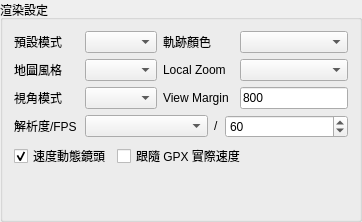
         <widget class="QGroupBox" name="groupBox_settings_2">
          <property name="sizePolicy">
           <sizepolicy hsizetype="Preferred" vsizetype="Expanding">
            <horstretch>0</horstretch>
            <verstretch>0</verstretch>
           </sizepolicy>
          </property>
          <property name="minimumSize">
           <size>
            <width>0</width>
            <height>0</height>
           </size>
          </property>
          <property name="maximumSize">
           <size>
            <width>16777215</width>
            <height>16777215</height>
           </size>
          </property>
          <property name="title">
           <string>渲染設定</string>
          </property>
          <layout class="QGridLayout" name="gridLayout_2">
           <item row="1" column="0" colspan="2">
            <layout class="QHBoxLayout" name="horizontalLayout_2">
             <item>
              <widget class="QLabel" name="lbl_resolution_2">
               <property name="sizePolicy">
                <sizepolicy hsizetype="Fixed" vsizetype="Fixed">
                 <horstretch>0</horstretch>
                 <verstretch>0</verstretch>
                </sizepolicy>
               </property>
               <property name="minimumSize">
                <size>
                 <width>65</width>
                 <height>0</height>
                </size>
               </property>
               <property name="toolTip">
                <string>用途：選擇輸出影片的解析度尺寸與畫面比例（9:16, 16:9, 1:1 等）。</string>
               </property>
               <property name="text">
                <string>解析度/FPS</string>
               </property>
              </widget>
             </item>
             <item>
              <widget class="QComboBox" name="combo_resolution_2">
               <property name="sizePolicy">
                <sizepolicy hsizetype="Preferred" vsizetype="Fixed">
                 <horstretch>0</horstretch>
                 <verstretch>0</verstretch>
                </sizepolicy>
               </property>
               <property name="minimumSize">
                <size>
                 <width>0</width>
                 <height>0</height>
                </size>
               </property>
               <property name="toolTip">
                <string>用途：選擇輸出影片的解析度尺寸與畫面比例（9:16, 16:9, 1:1 等）。</string>
               </property>
              </widget>
             </item>
             <item>
              <widget class="QLabel" name="label">
               <property name="sizePolicy">
                <sizepolicy hsizetype="Fixed" vsizetype="Fixed">
                 <horstretch>0</horstretch>
                 <verstretch>0</verstretch>
                </sizepolicy>
               </property>
               <property name="text">
                <string>/</string>
               </property>
              </widget>
             </item>
             <item>
              <widget class="QSpinBox" name="spin_fps">
               <property name="sizePolicy">
                <sizepolicy hsizetype="Preferred" vsizetype="Fixed">
                 <horstretch>0</horstretch>
                 <verstretch>0</verstretch>
                </sizepolicy>
               </property>
               <property name="minimumSize">
                <size>
                 <width>0</width>
                 <height>0</height>
                </size>
               </property>
               <property name="maximumSize">
                <size>
                 <width>16777215</width>
                 <height>16777215</height>
                </size>
               </property>
               <property name="toolTip">
                <string>用途：設定輸出影片每秒包含多少幀（預設 60 FPS）。</string>
               </property>
               <property name="value">
                <number>60</number>
               </property>
              </widget>
             </item>
            </layout>
           </item>
           <item row="0" column="0">
            <layout class="QVBoxLayout" name="verticalLayout_4">
             <item>
              <layout class="QHBoxLayout" name="horizontalLayout_9">
               <item>
                <widget class="QLabel" name="lbl_profile_2">
                 <property name="minimumSize">
                  <size>
                   <width>65</width>
                   <height>0</height>
                  </size>
                 </property>
                 <property name="toolTip">
                  <string>用途：一次套用一組解析度、Local Zoom、bitrate、NVENC preset、Workers 與 Chunks/Worker。</string>
                 </property>
                 <property name="text">
                  <string>預設模式</string>
                 </property>
                </widget>
               </item>
               <item>
                <widget class="QComboBox" name="combo_profile_2">
                 <property name="sizePolicy">
                  <sizepolicy hsizetype="Expanding" vsizetype="Fixed">
                   <horstretch>0</horstretch>
                   <verstretch>0</verstretch>
                  </sizepolicy>
                 </property>
                 <property name="toolTip">
                  <string>用途：一次套用一組解析度、Local Zoom、bitrate、NVENC preset、Workers 與 Chunks/Worker。</string>
                 </property>
                </widget>
               </item>
              </layout>
             </item>
             <item>
              <layout class="QHBoxLayout" name="horizontalLayout_11">
               <item>
                <widget class="QLabel" name="lbl_map_style_2">
                 <property name="minimumSize">
                  <size>
                   <width>65</width>
                   <height>0</height>
                  </size>
                 </property>
                 <property name="toolTip">
                  <string>用途：決定影片主畫面與結尾 overview 使用的底圖樣式。
建議：深色路線可用 DarkMatter，道路細節可用 Voyager，衛星圖資訊量最高。</string>
                 </property>
                 <property name="text">
                  <string>地圖風格</string>
                 </property>
                </widget>
               </item>
               <item>
                <widget class="QComboBox" name="combo_map_style_2">
                 <property name="sizePolicy">
                  <sizepolicy hsizetype="Expanding" vsizetype="Fixed">
                   <horstretch>0</horstretch>
                   <verstretch>0</verstretch>
                  </sizepolicy>
                 </property>
                 <property name="toolTip">
                  <string>用途：決定影片主畫面與結尾 overview 使用的底圖樣式。
建議：深色路線可用 DarkMatter，道路細節可用 Voyager，衛星圖資訊量最高。</string>
                 </property>
                </widget>
               </item>
              </layout>
             </item>
             <item>
              <layout class="QHBoxLayout" name="horizontalLayout_10">
               <item>
                <widget class="QLabel" name="lbl_camera_mode_2">
                 <property name="minimumSize">
                  <size>
                   <width>65</width>
                   <height>0</height>
                  </size>
                 </property>
                 <property name="toolTip">
                  <string>用途：決定路線動畫的鏡頭視角朝向與 3D 地形透視。
• 正北朝上 (North-Up)
• 跟隨行進方向 (Heading-Up)
• 3D 真地形 (3D-Terrain)</string>
                 </property>
                 <property name="text">
                  <string>視角模式</string>
                 </property>
                </widget>
               </item>
               <item>
                <widget class="QComboBox" name="combo_camera_mode_2">
                 <property name="sizePolicy">
                  <sizepolicy hsizetype="Expanding" vsizetype="Fixed">
                   <horstretch>0</horstretch>
                   <verstretch>0</verstretch>
                  </sizepolicy>
                 </property>
                 <property name="toolTip">
                  <string>用途：決定路線動畫的鏡頭視角朝向與 3D 地形透視。
• 正北朝上 (North-Up)
• 跟隨行進方向 (Heading-Up)
• 3D 真地形 (3D-Terrain)</string>
                 </property>
                </widget>
               </item>
              </layout>
             </item>
            </layout>
           </item>
           <item row="2" column="0" colspan="2">
            <layout class="QHBoxLayout" name="horizontalLayout_6">
             <item>
              <widget class="QCheckBox" name="chk_dynamic_speed_zoom">
               <property name="toolTip">
                <string>用途：根據當前 GPX 騎乘速度動態縮放鏡頭（高速拉遠、低速拉近），如同車用導航視覺效果。</string>
               </property>
               <property name="text">
                <string>速度動態鏡頭</string>
               </property>
               <property name="checked">
                <bool>true</bool>
               </property>
              </widget>
             </item>
             <item>
              <widget class="QCheckBox" name="chk_real_speed_2">
               <property name="toolTip">
                <string>用途：控制騎乘動畫在路線上的移動速度模式（等速 vs 實際 GPS 速度）。</string>
               </property>
               <property name="text">
                <string>跟隨 GPX 實際速度</string>
               </property>
              </widget>
             </item>
             <item>
              <spacer name="horizontalSpacer_2">
               <property name="orientation">
                <enum>Qt::Orientation::Horizontal</enum>
               </property>
               <property name="sizeHint" stdset="0">
                <size>
                 <width>40</width>
                 <height>20</height>
                </size>
               </property>
              </spacer>
             </item>
            </layout>
           </item>
           <item row="0" column="1">
            <layout class="QVBoxLayout" name="verticalLayout_23">
             <item>
              <layout class="QHBoxLayout" name="horizontalLayout_8">
               <item>
                <widget class="QLabel" name="lbl_track_color_2">
                 <property name="minimumSize">
                  <size>
                   <width>71</width>
                   <height>0</height>
                  </size>
                 </property>
                 <property name="toolTip">
                  <string>用途：控制主畫面軌跡線條與升降彩帶的配色風格。
• 海拔動態漸層
• 亮綠、黃、紅單色
• 騎乘速度漸層</string>
                 </property>
                 <property name="text">
                  <string>軌跡顏色</string>
                 </property>
                </widget>
               </item>
               <item>
                <widget class="QComboBox" name="combo_track_color_2">
                 <property name="sizePolicy">
                  <sizepolicy hsizetype="Expanding" vsizetype="Fixed">
                   <horstretch>0</horstretch>
                   <verstretch>0</verstretch>
                  </sizepolicy>
                 </property>
                 <property name="toolTip">
                  <string>用途：控制主畫面軌跡線條與升降彩帶的配色風格。
• 海拔動態漸層
• 亮綠、黃、紅單色
• 騎乘速度漸層</string>
                 </property>
                </widget>
               </item>
              </layout>
             </item>
             <item>
              <layout class="QHBoxLayout" name="horizontalLayout_14">
               <item>
                <widget class="QLabel" name="lbl_local_zoom">
                 <property name="minimumSize">
                  <size>
                   <width>71</width>
                   <height>0</height>
                  </size>
                 </property>
                 <property name="toolTip">
                  <string>用途：決定主動畫局部底圖下載的地圖縮放層級（預設 17 或 auto）。</string>
                 </property>
                 <property name="text">
                  <string>Local Zoom</string>
                 </property>
                </widget>
               </item>
               <item>
                <widget class="QComboBox" name="combo_local_zoom">
                 <property name="sizePolicy">
                  <sizepolicy hsizetype="Expanding" vsizetype="Fixed">
                   <horstretch>0</horstretch>
                   <verstretch>0</verstretch>
                  </sizepolicy>
                 </property>
                 <property name="minimumSize">
                  <size>
                   <width>0</width>
                   <height>0</height>
                  </size>
                 </property>
                 <property name="maximumSize">
                  <size>
                   <width>16777215</width>
                   <height>16777215</height>
                  </size>
                 </property>
                 <property name="toolTip">
                  <string>用途：決定主動畫局部底圖下載的地圖縮放層級（預設 17 或 auto）。</string>
                 </property>
                </widget>
               </item>
              </layout>
             </item>
             <item>
              <layout class="QHBoxLayout" name="horizontalLayout_13">
               <item>
                <widget class="QLabel" name="lbl_view_margin">
                 <property name="minimumSize">
                  <size>
                   <width>71</width>
                   <height>0</height>
                  </size>
                 </property>
                 <property name="toolTip">
                  <string>用途：控制主動畫鏡頭在摩托車位置周圍一次看多大的實際地理範圍（公尺，預設 1600）。</string>
                 </property>
                 <property name="text">
                  <string>View Margin</string>
                 </property>
                </widget>
               </item>
               <item>
                <widget class="QLineEdit" name="lineEdit_view_margin">
                 <property name="sizePolicy">
                  <sizepolicy hsizetype="Expanding" vsizetype="Fixed">
                   <horstretch>0</horstretch>
                   <verstretch>0</verstretch>
                  </sizepolicy>
                 </property>
                 <property name="minimumSize">
                  <size>
                   <width>0</width>
                   <height>0</height>
                  </size>
                 </property>
                 <property name="maximumSize">
                  <size>
                   <width>16777215</width>
                   <height>16777215</height>
                  </size>
                 </property>
                 <property name="toolTip">
                  <string>用途：控制主動畫鏡頭在摩托車位置周圍一次看多大的實際地理範圍（公尺，預設 1600）。</string>
                 </property>
                 <property name="text">
                  <string>800</string>
                 </property>
                </widget>
               </item>
              </layout>
             </item>
            </layout>
           </item>
           <item row="3" column="0">
            <spacer name="verticalSpacer">
             <property name="orientation">
              <enum>Qt::Orientation::Vertical</enum>
             </property>
             <property name="sizeHint" stdset="0">
              <size>
               <width>20</width>
               <height>40</height>
              </size>
             </property>
            </spacer>
           </item>
          </layout>
         </widget>
